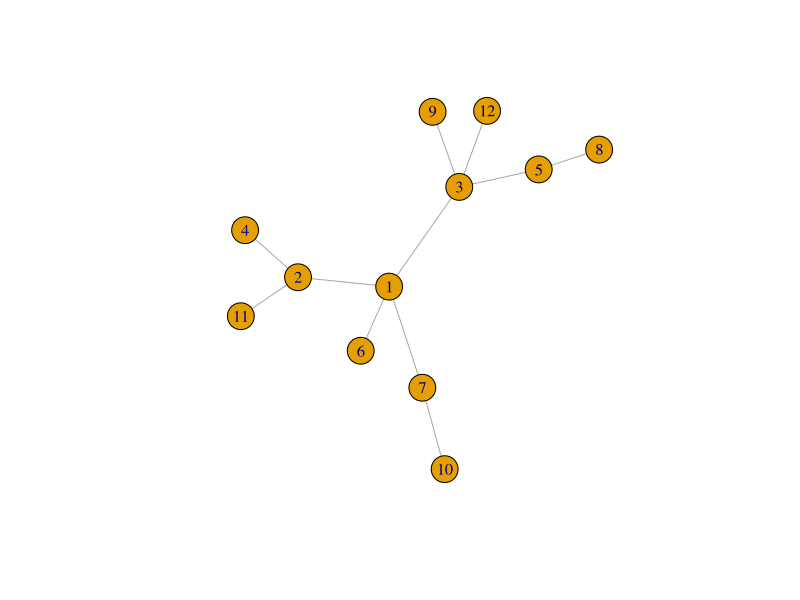
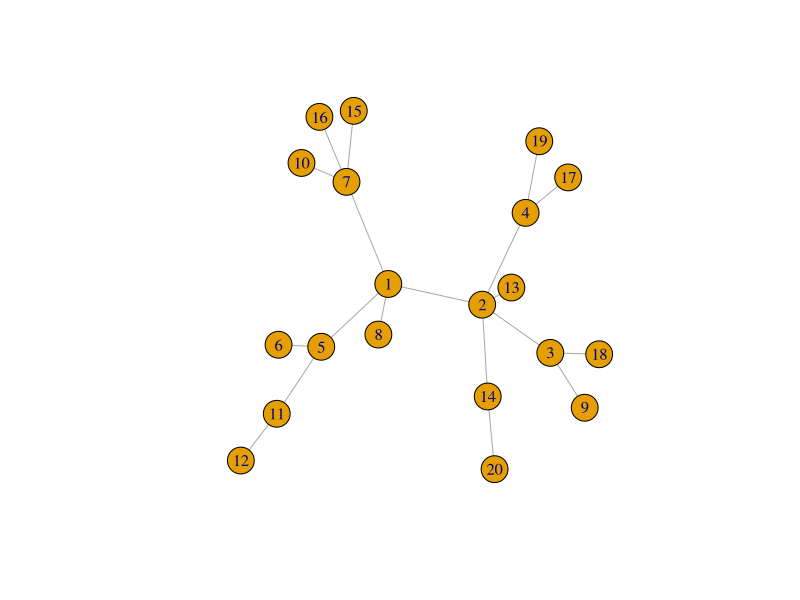

The R script that drew these images, in order:
# Analysing network graphs 
library(igraph)


# preferential attachment network 
graph1 <- sample_pa(12, power = 1, directed = FALSE)
		plot(graph1)

# Degrees
# Degree shows the number of linkes for each node 
degree(graph1) # Degree is used to find out the most popular individuals in the network 
# [1] 4 2 3 4 1 1 2 1 1 1 1 1
# 1 and 4 are the most popular nodes, each have 4 links 


# Betweenness 
# Centrality measure of a vertex within a graph  
graph2 <- sample_pa(20, power=1, directed = FALSE)
		plot(graph2)
		betweenness(graph2) # The higher the number the higher the centrality/connections
# [1]   0  18  34  89 111  18   0 105  65  35   0  18   0   0  18   0   0   0   0
# [20]  0
# nodes 5 and 8 have the highest beetweenness (111 and 105)


# Network density 
# Number of connections/number of possible connections 
graph3 <- sample_pa(12, power = 1, directed = FALSE)
		Dens <- edge_density(graph3, loops = FALSE)
		Dens # 1.667
# Try 20 nodes 
graph4 <- sample_pa(20, power = 1, directed = FALSE)
		Dens1 <- edge_density(graph4, loops = FALSE)
		Dens1 # 0.1
# Try 40 nodes 
graph5 <- sample_pa(40, power = 1, directed = FALSE)
		Dens2 <- edge_density(graph5, loops = FALSE)
		Dens2 # 0.05





